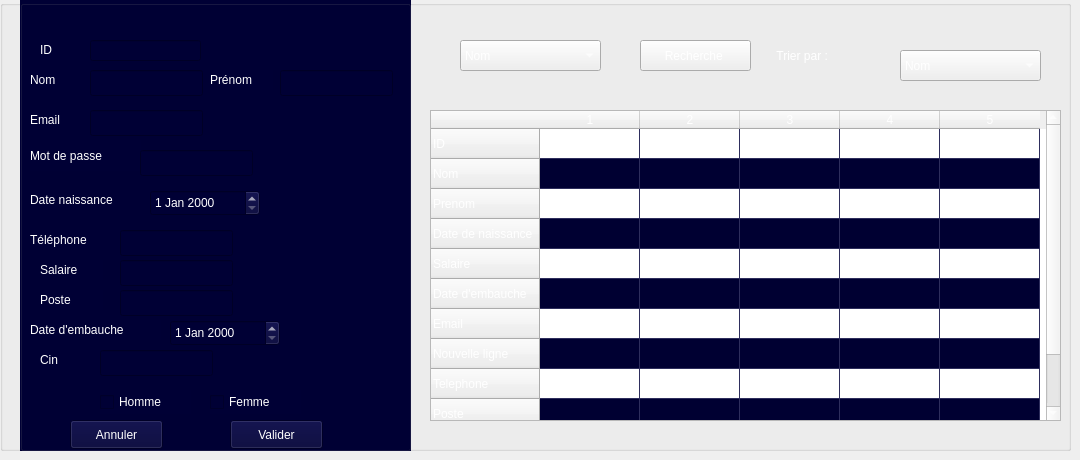
           <widget class="QWidget" name="tab">
            <attribute name="title">
             <string>Acceuil</string>
            </attribute>
            <widget class="QGroupBox" name="groupBox_11">
             <property name="geometry">
              <rect>
               <x>0</x>
               <y>0</y>
               <width>1071</width>
               <height>451</height>
              </rect>
             </property>
             <property name="title">
              <string/>
             </property>
             <widget class="QGroupBox" name="groupBox_2">
              <property name="geometry">
               <rect>
                <x>20</x>
                <y>0</y>
                <width>391</width>
                <height>451</height>
               </rect>
              </property>
              <property name="autoFillBackground">
               <bool>false</bool>
              </property>
              <property name="styleSheet">
               <string notr="true">font: 16pt &quot;Arial&quot;;
background-color: rgb(0, 0, 53);</string>
              </property>
              <property name="title">
               <string/>
              </property>
              <widget class="QLabel" name="label_3">
               <property name="geometry">
                <rect>
                 <x>10</x>
                 <y>70</y>
                 <width>63</width>
                 <height>20</height>
                </rect>
               </property>
               <property name="styleSheet">
                <string notr="true">color: rgb(255, 255, 255);
font: 10pt &quot;Arial&quot;;</string>
               </property>
               <property name="text">
                <string>Nom</string>
               </property>
              </widget>
              <widget class="QLineEdit" name="lineEdit_5">
               <property name="geometry">
                <rect>
                 <x>70</x>
                 <y>70</y>
                 <width>113</width>
                 <height>26</height>
                </rect>
               </property>
               <property name="styleSheet">
                <string notr="true">QLineEdit {
    background-color: #F5F5F5;
    border-radius: 8px;
    padding: 8px;
    border: 1px solid #B0BEC5;
    font-size: 14px;
}
background-color: rgb(255, 255, 255);</string>
               </property>
              </widget>
              <widget class="QLabel" name="label_4">
               <property name="geometry">
                <rect>
                 <x>190</x>
                 <y>70</y>
                 <width>63</width>
                 <height>20</height>
                </rect>
               </property>
               <property name="styleSheet">
                <string notr="true">color: rgb(255, 255, 255);
font: 10pt &quot;Arial&quot;;</string>
               </property>
               <property name="text">
                <string>Prénom</string>
               </property>
              </widget>
              <widget class="QLineEdit" name="lineEdit_6">
               <property name="geometry">
                <rect>
                 <x>260</x>
                 <y>70</y>
                 <width>113</width>
                 <height>26</height>
                </rect>
               </property>
               <property name="styleSheet">
                <string notr="true">QLineEdit {
    background-color: #F5F5F5;
    border-radius: 8px;
    padding: 8px;
    border: 1px solid #B0BEC5;
    font-size: 14px;
}
background-color: rgb(255, 255, 255);</string>
               </property>
              </widget>
              <widget class="QLabel" name="label_5">
               <property name="geometry">
                <rect>
                 <x>10</x>
                 <y>190</y>
                 <width>121</width>
                 <height>20</height>
                </rect>
               </property>
               <property name="styleSheet">
                <string notr="true">color: rgb(255, 255, 255);
font: 10pt &quot;Arial&quot;;</string>
               </property>
               <property name="text">
                <string>Date naissance </string>
               </property>
              </widget>
              <widget class="QDateEdit" name="dateEdit">
               <property name="geometry">
                <rect>
                 <x>130</x>
                 <y>190</y>
                 <width>110</width>
                 <height>26</height>
                </rect>
               </property>
               <property name="styleSheet">
                <string notr="true">color: rgb(255, 255, 255);
font: 10pt &quot;Arial&quot;;</string>
               </property>
              </widget>
              <widget class="QLabel" name="label_8">
               <property name="geometry">
                <rect>
                 <x>20</x>
                 <y>260</y>
                 <width>63</width>
                 <height>20</height>
                </rect>
               </property>
               <property name="styleSheet">
                <string notr="true">color: rgb(255, 255, 255);
font: 10pt &quot;Arial&quot;;</string>
               </property>
               <property name="text">
                <string>Salaire</string>
               </property>
              </widget>
              <widget class="QLineEdit" name="lineEdit_8">
               <property name="geometry">
                <rect>
                 <x>100</x>
                 <y>260</y>
                 <width>113</width>
                 <height>26</height>
                </rect>
               </property>
               <property name="styleSheet">
                <string notr="true">QLineEdit {
    background-color: #F5F5F5;
    border-radius: 8px;
    padding: 8px;
    border: 1px solid #B0BEC5;
    font-size: 14px;
}background-color: rgb(255, 255, 255);</string>
               </property>
              </widget>
              <widget class="QLabel" name="label_7">
               <property name="geometry">
                <rect>
                 <x>10</x>
                 <y>320</y>
                 <width>131</width>
                 <height>20</height>
                </rect>
               </property>
               <property name="styleSheet">
                <string notr="true">color: rgb(255, 255, 255);
font: 10pt &quot;Arial&quot;;</string>
               </property>
               <property name="text">
                <string>Date d'embauche </string>
               </property>
              </widget>
              <widget class="QDateEdit" name="dateEdit_2">
               <property name="geometry">
                <rect>
                 <x>150</x>
                 <y>320</y>
                 <width>110</width>
                 <height>26</height>
                </rect>
               </property>
               <property name="styleSheet">
                <string notr="true">color: rgb(255, 255, 255);
font: 10pt &quot;Arial&quot;;</string>
               </property>
              </widget>
              <widget class="QLabel" name="label_9">
               <property name="geometry">
                <rect>
                 <x>10</x>
                 <y>110</y>
                 <width>63</width>
                 <height>20</height>
                </rect>
               </property>
               <property name="styleSheet">
                <string notr="true">color: rgb(255, 255, 255);
font: 10pt &quot;Arial&quot;;</string>
               </property>
               <property name="text">
                <string>Email</string>
               </property>
              </widget>
              <widget class="QLineEdit" name="lineEdit_11">
               <property name="geometry">
                <rect>
                 <x>70</x>
                 <y>110</y>
                 <width>113</width>
                 <height>26</height>
                </rect>
               </property>
               <property name="styleSheet">
                <string notr="true">QLineEdit {
    background-color: #F5F5F5;
    border-radius: 8px;
    padding: 8px;
    border: 1px solid #B0BEC5;
    font-size: 14px;
}
background-color: rgb(255, 255, 255);</string>
               </property>
              </widget>
              <widget class="QLabel" name="label_10">
               <property name="geometry">
                <rect>
                 <x>10</x>
                 <y>140</y>
                 <width>111</width>
                 <height>31</height>
                </rect>
               </property>
               <property name="styleSheet">
                <string notr="true">color: rgb(255, 255, 255);
font: 10pt &quot;Arial&quot;;</string>
               </property>
               <property name="text">
                <string>Mot de passe</string>
               </property>
              </widget>
              <widget class="QLineEdit" name="lineEdit_12">
               <property name="geometry">
                <rect>
                 <x>120</x>
                 <y>150</y>
                 <width>113</width>
                 <height>26</height>
                </rect>
               </property>
               <property name="styleSheet">
                <string notr="true">QLineEdit {
    background-color: #F5F5F5;
    border-radius: 8px;
    padding: 8px;
    border: 1px solid #B0BEC5;
    font-size: 14px;
}background-color: rgb(255, 255, 255);</string>
               </property>
              </widget>
              <widget class="QLabel" name="label_11">
               <property name="geometry">
                <rect>
                 <x>10</x>
                 <y>230</y>
                 <width>111</width>
                 <height>20</height>
                </rect>
               </property>
               <property name="styleSheet">
                <string notr="true">color: rgb(255, 255, 255);
font: 10pt &quot;Arial&quot;;</string>
               </property>
               <property name="text">
                <string>Téléphone</string>
               </property>
              </widget>
              <widget class="QLineEdit" name="lineEdit_13">
               <property name="geometry">
                <rect>
                 <x>100</x>
                 <y>230</y>
                 <width>113</width>
                 <height>26</height>
                </rect>
               </property>
               <property name="styleSheet">
                <string notr="true">QLineEdit {
    background-color: #F5F5F5;
    border-radius: 8px;
    padding: 8px;
    border: 1px solid #B0BEC5;
    font-size: 14px;
}background-color: rgb(255, 255, 255);</string>
               </property>
              </widget>
              <widget class="QLabel" name="label_6">
               <property name="geometry">
                <rect>
                 <x>20</x>
                 <y>290</y>
                 <width>63</width>
                 <height>20</height>
                </rect>
               </property>
               <property name="styleSheet">
                <string notr="true">color: rgb(255, 255, 255);
font: 10pt &quot;Arial&quot;;</string>
               </property>
               <property name="text">
                <string>Poste</string>
               </property>
              </widget>
              <widget class="QLineEdit" name="lineEdit_9">
               <property name="geometry">
                <rect>
                 <x>100</x>
                 <y>290</y>
                 <width>113</width>
                 <height>26</height>
                </rect>
               </property>
               <property name="styleSheet">
                <string notr="true">QLineEdit {
    background-color: #F5F5F5;
    border-radius: 8px;
    padding: 8px;
    border: 1px solid #B0BEC5;
    font-size: 14px;
}background-color: rgb(255, 255, 255);</string>
               </property>
              </widget>
              <widget class="QLabel" name="label_13">
               <property name="geometry">
                <rect>
                 <x>20</x>
                 <y>350</y>
                 <width>63</width>
                 <height>20</height>
                </rect>
               </property>
               <property name="styleSheet">
                <string notr="true">color: rgb(255, 255, 255);
font: 10pt &quot;Arial&quot;;</string>
               </property>
               <property name="text">
                <string>Cin</string>
               </property>
              </widget>
              <widget class="QLineEdit" name="lineEdit_10">
               <property name="geometry">
                <rect>
                 <x>80</x>
                 <y>350</y>
                 <width>113</width>
                 <height>26</height>
                </rect>
               </property>
               <property name="styleSheet">
                <string notr="true">QLineEdit {
    background-color: #F5F5F5;
    border-radius: 8px;
    padding: 8px;
    border: 1px solid #B0BEC5;
    font-size: 14px;
}background-color: rgb(255, 255, 255);</string>
               </property>
              </widget>
              <widget class="QCheckBox" name="checkBox_3">
               <property name="geometry">
                <rect>
                 <x>80</x>
                 <y>390</y>
                 <width>91</width>
                 <height>24</height>
                </rect>
               </property>
               <property name="styleSheet">
                <string notr="true">color: rgb(255, 255, 255);
font: 10pt &quot;Arial&quot;;</string>
               </property>
               <property name="text">
                <string>Homme</string>
               </property>
              </widget>
              <widget class="QCheckBox" name="checkBox_2">
               <property name="geometry">
                <rect>
                 <x>190</x>
                 <y>390</y>
                 <width>91</width>
                 <height>24</height>
                </rect>
               </property>
               <property name="styleSheet">
                <string notr="true">color: rgb(255, 255, 255);
font: 10pt &quot;Arial&quot;;</string>
               </property>
               <property name="text">
                <string>Femme</string>
               </property>
              </widget>
              <widget class="QPushButton" name="Bemploye_2">
               <property name="geometry">
                <rect>
                 <x>210</x>
                 <y>420</y>
                 <width>93</width>
                 <height>29</height>
                </rect>
               </property>
               <property name="styleSheet">
                <string notr="true">color: rgb(255, 255, 255);
font: 10pt &quot;Arial&quot;;</string>
               </property>
               <property name="text">
                <string>Valider</string>
               </property>
               <property name="icon">
                <iconset theme="contact-new"/>
               </property>
              </widget>
              <widget class="QPushButton" name="Bemploye">
               <property name="geometry">
                <rect>
                 <x>50</x>
                 <y>420</y>
                 <width>93</width>
                 <height>29</height>
                </rect>
               </property>
               <property name="styleSheet">
                <string notr="true">color: rgb(255, 255, 255);
font: 10pt &quot;Arial&quot;;</string>
               </property>
               <property name="text">
                <string>Annuler</string>
               </property>
               <property name="icon">
                <iconset theme="edit-clear"/>
               </property>
              </widget>
              <widget class="QLabel" name="label_32">
               <property name="geometry">
                <rect>
                 <x>20</x>
                 <y>40</y>
                 <width>63</width>
                 <height>20</height>
                </rect>
               </property>
               <property name="styleSheet">
                <string notr="true">color: rgb(255, 255, 255);
font: 10pt &quot;Arial&quot;;</string>
               </property>
               <property name="text">
                <string>ID</string>
               </property>
              </widget>
              <widget class="QLineEdit" name="lineEdit_7">
               <property name="geometry">
                <rect>
                 <x>70</x>
                 <y>40</y>
                 <width>111</width>
                 <height>21</height>
                </rect>
               </property>
               <property name="styleSheet">
                <string notr="true">QLineEdit {
    background-color: #F5F5F5;
    border-radius: 8px;
    padding: 8px;
    border: 1px solid #B0BEC5;
    font-size: 14px;
}


background-color: rgb(255, 255, 255);</string>
               </property>
              </widget>
             </widget>
             <widget class="QTableWidget" name="tableWidgetAFFICHELIST_2">
              <property name="geometry">
               <rect>
                <x>430</x>
                <y>110</y>
                <width>631</width>
                <height>311</height>
               </rect>
              </property>
              <property name="styleSheet">
               <string notr="true">color: rgb(255, 255, 255);
font: 10pt &quot;Arial&quot;;
alternate-background-color: rgb(0, 0, 50);
gridline-color: rgb(46, 46, 93);</string>
              </property>
              <property name="autoScroll">
               <bool>true</bool>
              </property>
              <property name="tabKeyNavigation">
               <bool>true</bool>
              </property>
              <property name="dragEnabled">
               <bool>false</bool>
              </property>
              <property name="dragDropOverwriteMode">
               <bool>true</bool>
              </property>
              <property name="defaultDropAction">
               <enum>Qt::DropAction::ActionMask</enum>
              </property>
              <property name="alternatingRowColors">
               <bool>true</bool>
              </property>
              <property name="selectionMode">
               <enum>QAbstractItemView::SelectionMode::ExtendedSelection</enum>
              </property>
              <property name="textElideMode">
               <enum>Qt::TextElideMode::ElideNone</enum>
              </property>
              <property name="columnCount">
               <number>5</number>
              </property>
              <row>
               <property name="text">
                <string>ID</string>
               </property>
              </row>
              <row>
               <property name="text">
                <string>Nom</string>
               </property>
              </row>
              <row>
               <property name="text">
                <string>Prenom</string>
               </property>
              </row>
              <row>
               <property name="text">
                <string>Date de naissance</string>
               </property>
              </row>
              <row>
               <property name="text">
                <string>Salaire</string>
               </property>
              </row>
              <row>
               <property name="text">
                <string>Date d'embauche</string>
               </property>
              </row>
              <row>
               <property name="text">
                <string>Email</string>
               </property>
              </row>
              <row>
               <property name="text">
                <string>Nouvelle ligne</string>
               </property>
              </row>
              <row>
               <property name="text">
                <string>Telephone</string>
               </property>
              </row>
              <row>
               <property name="text">
                <string>Poste</string>
               </property>
              </row>
              <row>
               <property name="text">
                <string>Cin</string>
               </property>
              </row>
              <column/>
              <column/>
              <column/>
              <column/>
              <column/>
             </widget>
             <widget class="QComboBox" name="comboBox_3">
              <property name="geometry">
               <rect>
                <x>460</x>
                <y>40</y>
                <width>141</width>
                <height>31</height>
               </rect>
              </property>
              <property name="styleSheet">
               <string notr="true">color: rgb(255, 255, 255);
font: 10pt &quot;Arial&quot;;</string>
              </property>
              <item>
               <property name="text">
                <string>Nom</string>
               </property>
              </item>
              <item>
               <property name="text">
                <string>Departement</string>
               </property>
              </item>
              <item>
               <property name="text">
                <string>Cin</string>
               </property>
              </item>
             </widget>
             <widget class="QPushButton" name="pushButton_4">
              <property name="geometry">
               <rect>
                <x>640</x>
                <y>40</y>
                <width>111</width>
                <height>31</height>
               </rect>
              </property>
              <property name="styleSheet">
               <string notr="true">color: rgb(255, 255, 255);
font: 10pt &quot;Arial&quot;;</string>
              </property>
              <property name="text">
               <string>Recherche </string>
              </property>
              <property name="icon">
               <iconset theme="system-search"/>
              </property>
             </widget>
             <widget class="QLabel" name="label_12">
              <property name="geometry">
               <rect>
                <x>770</x>
                <y>40</y>
                <width>101</width>
                <height>31</height>
               </rect>
              </property>
              <property name="styleSheet">
               <string notr="true">color: rgb(255, 255, 255);
font: 10pt &quot;Arial&quot;;</string>
              </property>
              <property name="text">
               <string>  Trier par :</string>
              </property>
             </widget>
             <widget class="QComboBox" name="comboBox_2">
              <property name="geometry">
               <rect>
                <x>900</x>
                <y>50</y>
                <width>141</width>
                <height>31</height>
               </rect>
              </property>
              <property name="styleSheet">
               <string notr="true">color: rgb(255, 255, 255);
font: 10pt &quot;Arial&quot;;</string>
              </property>
              <item>
               <property name="text">
                <string>Nom</string>
               </property>
              </item>
              <item>
               <property name="text">
                <string>Poste</string>
               </property>
              </item>
              <item>
               <property name="text">
                <string>Statut</string>
               </property>
              </item>
             </widget>
            </widget>
           </widget>
